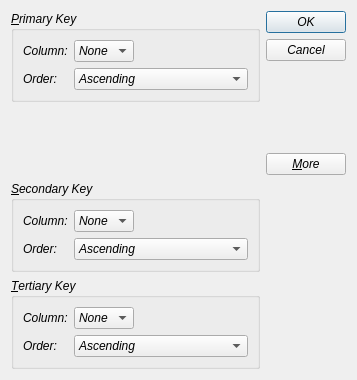
<?xml version="1.0" encoding="UTF-8"?>
<ui version="4.0">
 <class>TestDialog</class>
 <widget class="QDialog" name="TestDialog">
  <property name="geometry">
   <rect>
    <x>0</x>
    <y>0</y>
    <width>357</width>
    <height>380</height>
   </rect>
  </property>
  <property name="font">
   <font>
    <italic>true</italic>
   </font>
  </property>
  <property name="focusPolicy">
   <enum>Qt::StrongFocus</enum>
  </property>
  <property name="windowTitle">
   <string>sort</string>
  </property>
  <layout class="QGridLayout" name="gridLayout_4">
   <item row="0" column="0">
    <widget class="QGroupBox" name="groupBox">
     <property name="title">
      <string>&amp;Primary Key</string>
     </property>
     <layout class="QGridLayout" name="gridLayout">
      <item row="0" column="0">
       <widget class="QLabel" name="label">
        <property name="text">
         <string>Column:</string>
        </property>
       </widget>
      </item>
      <item row="0" column="1">
       <widget class="QComboBox" name="comboBox">
        <item>
         <property name="text">
          <string>None</string>
         </property>
        </item>
       </widget>
      </item>
      <item row="0" column="2">
       <spacer name="horizontalSpacer">
        <property name="orientation">
         <enum>Qt::Horizontal</enum>
        </property>
        <property name="sizeHint" stdset="0">
         <size>
          <width>40</width>
          <height>20</height>
         </size>
        </property>
       </spacer>
      </item>
      <item row="1" column="0">
       <widget class="QLabel" name="label_2">
        <property name="text">
         <string>Order:</string>
        </property>
       </widget>
      </item>
      <item row="1" column="1" colspan="2">
       <widget class="QComboBox" name="comboBox_2">
        <item>
         <property name="text">
          <string>Ascending</string>
         </property>
        </item>
        <item>
         <property name="text">
          <string>Decending</string>
         </property>
        </item>
       </widget>
      </item>
     </layout>
    </widget>
   </item>
   <item row="0" column="1" rowspan="2">
    <layout class="QVBoxLayout" name="verticalLayout_2">
     <item>
      <widget class="QPushButton" name="okButton">
       <property name="text">
        <string>OK</string>
       </property>
      </widget>
     </item>
     <item>
      <widget class="QPushButton" name="cancelButton">
       <property name="text">
        <string>Cancel</string>
       </property>
      </widget>
     </item>
     <item>
      <spacer name="verticalSpacer">
       <property name="orientation">
        <enum>Qt::Vertical</enum>
       </property>
       <property name="sizeHint" stdset="0">
        <size>
         <width>20</width>
         <height>0</height>
        </size>
       </property>
      </spacer>
     </item>
     <item>
      <widget class="QPushButton" name="moreButton">
       <property name="text">
        <string>&amp;More</string>
       </property>
      </widget>
     </item>
    </layout>
   </item>
   <item row="1" column="0">
    <spacer name="verticalSpacer_2">
     <property name="orientation">
      <enum>Qt::Vertical</enum>
     </property>
     <property name="sizeHint" stdset="0">
      <size>
       <width>20</width>
       <height>41</height>
      </size>
     </property>
    </spacer>
   </item>
   <item row="2" column="0">
    <widget class="QGroupBox" name="groupBox_2">
     <property name="title">
      <string>&amp;Secondary Key</string>
     </property>
     <layout class="QGridLayout" name="gridLayout_2">
      <item row="0" column="0">
       <widget class="QLabel" name="label_3">
        <property name="text">
         <string>Column:</string>
        </property>
       </widget>
      </item>
      <item row="0" column="1">
       <widget class="QComboBox" name="comboBox_3">
        <item>
         <property name="text">
          <string>None</string>
         </property>
        </item>
       </widget>
      </item>
      <item row="0" column="2">
       <spacer name="horizontalSpacer_2">
        <property name="orientation">
         <enum>Qt::Horizontal</enum>
        </property>
        <property name="sizeHint" stdset="0">
         <size>
          <width>40</width>
          <height>20</height>
         </size>
        </property>
       </spacer>
      </item>
      <item row="1" column="0">
       <widget class="QLabel" name="label_4">
        <property name="text">
         <string>Order:</string>
        </property>
       </widget>
      </item>
      <item row="1" column="1" colspan="2">
       <widget class="QComboBox" name="comboBox_4">
        <item>
         <property name="text">
          <string>Ascending</string>
         </property>
        </item>
        <item>
         <property name="text">
          <string>Decending</string>
         </property>
        </item>
       </widget>
      </item>
     </layout>
    </widget>
   </item>
   <item row="3" column="0">
    <widget class="QGroupBox" name="groupBox_3">
     <property name="title">
      <string>&amp;Tertiary Key</string>
     </property>
     <layout class="QGridLayout" name="gridLayout_3">
      <item row="0" column="0">
       <widget class="QLabel" name="label_5">
        <property name="text">
         <string>Column:</string>
        </property>
       </widget>
      </item>
      <item row="0" column="1">
       <widget class="QComboBox" name="comboBox_5">
        <item>
         <property name="text">
          <string>None</string>
         </property>
        </item>
       </widget>
      </item>
      <item row="0" column="2">
       <spacer name="horizontalSpacer_3">
        <property name="orientation">
         <enum>Qt::Horizontal</enum>
        </property>
        <property name="sizeHint" stdset="0">
         <size>
          <width>40</width>
          <height>20</height>
         </size>
        </property>
       </spacer>
      </item>
      <item row="1" column="0">
       <widget class="QLabel" name="label_6">
        <property name="text">
         <string>Order:</string>
        </property>
       </widget>
      </item>
      <item row="1" column="1" colspan="2">
       <widget class="QComboBox" name="comboBox_6">
        <item>
         <property name="text">
          <string>Ascending</string>
         </property>
        </item>
        <item>
         <property name="text">
          <string>Decending</string>
         </property>
        </item>
       </widget>
      </item>
     </layout>
    </widget>
   </item>
  </layout>
 </widget>
 <resources/>
 <connections>
  <connection>
   <sender>okButton</sender>
   <signal>clicked()</signal>
   <receiver>TestDialog</receiver>
   <slot>accept()</slot>
   <hints>
    <hint type="sourcelabel">
     <x>302</x>
     <y>13</y>
    </hint>
    <hint type="destinationlabel">
     <x>144</x>
     <y>140</y>
    </hint>
   </hints>
  </connection>
  <connection>
   <sender>cancelButton</sender>
   <signal>clicked()</signal>
   <receiver>TestDialog</receiver>
   <slot>reject()</slot>
   <hints>
    <hint type="sourcelabel">
     <x>323</x>
     <y>64</y>
    </hint>
    <hint type="destinationlabel">
     <x>187</x>
     <y>114</y>
    </hint>
   </hints>
  </connection>
  <connection>
   <sender>moreButton</sender>
   <signal>toggled(bool)</signal>
   <receiver>groupBox_3</receiver>
   <slot>setVisible(bool)</slot>
   <hints>
    <hint type="sourcelabel">
     <x>319</x>
     <y>133</y>
    </hint>
    <hint type="destinationlabel">
     <x>240</x>
     <y>326</y>
    </hint>
   </hints>
  </connection>
  <connection>
   <sender>moreButton</sender>
   <signal>toggled(bool)</signal>
   <receiver>groupBox_2</receiver>
   <slot>setVisible(bool)</slot>
   <hints>
    <hint type="sourcelabel">
     <x>345</x>
     <y>133</y>
    </hint>
    <hint type="destinationlabel">
     <x>228</x>
     <y>218</y>
    </hint>
   </hints>
  </connection>
 </connections>
</ui>
